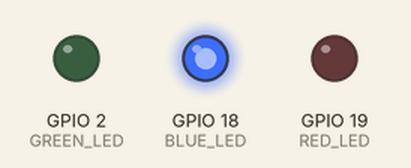
Recording of a sketch running on a simulated ESP32. On the bench: output pins drawn as LEDs (lit = HIGH).

Above: at 0.5 s.
At 2.5 s:
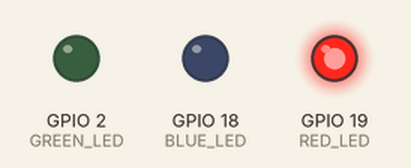
At 4.5 s:
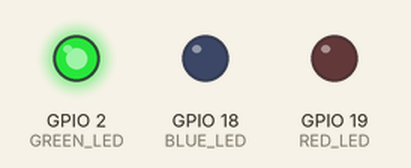
At 5.5 s:
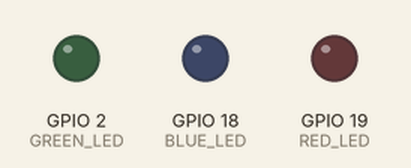
Timing chart, 0 to 7.8 s (numbered marks = the images above):
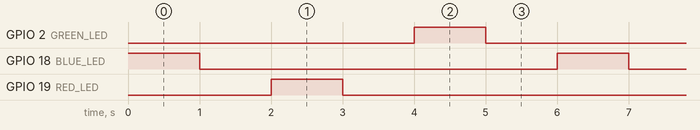

Measured:
- by itself, GPIO 2 (GREEN_LED), GPIO 18 (BLUE_LED), GPIO 19 (RED_LED): alternates HIGH for 1.0 s and LOW for 5.0 s
- by itself, everything shown: repeats every 6.0 s, in 6 steps

The sketch:

Sequential_Blinking.ino
```cpp
/*********
 Edited By Alexandros Panagiotakopoulos
*********/
/*
 * Sequential blinking example (using a breadboard)
*/
#define BLUE_LED 18 //declare GPIO 18 as Blue Led
#define RED_LED 19 // declare GPIO 19 as Red Led
#define GREEN_LED 2 // declare GPIO 2 as Green Led

// the setup function runs once when you press reset or power the board
void setup() {
  // initialize digital pin LED_BUILTIN as an output.
  pinMode(BLUE_LED, OUTPUT); // declare the Blue led as an output
  pinMode(RED_LED, OUTPUT); // declare the Red Led as an output
  pinMode(GREEN_LED, OUTPUT); // declare the Green Led as an output
}

// the loop function runs over and over again forever
void loop() {
  digitalWrite(18, HIGH);   // turn the LED on (HIGH is the voltage level)
  delay(1000);                       // wait for a second
  digitalWrite(18, LOW);    // turn the LED off by making the voltage LOW
  delay(1000);                       // wait for a second
  digitalWrite(19, HIGH);   // turn the LED on (HIGH is the voltage level)
  delay(1000);                       // wait for a second
  digitalWrite(19, LOW);    // turn the LED off by making the voltage LOW
  delay(1000);                       // wait for a second
  digitalWrite(2, HIGH);   // turn the LED on (HIGH is the voltage level)
  delay(1000);                       // wait for a second
  digitalWrite(2, LOW);    // turn the LED off by making the voltage LOW
  delay(1000);
}
```
